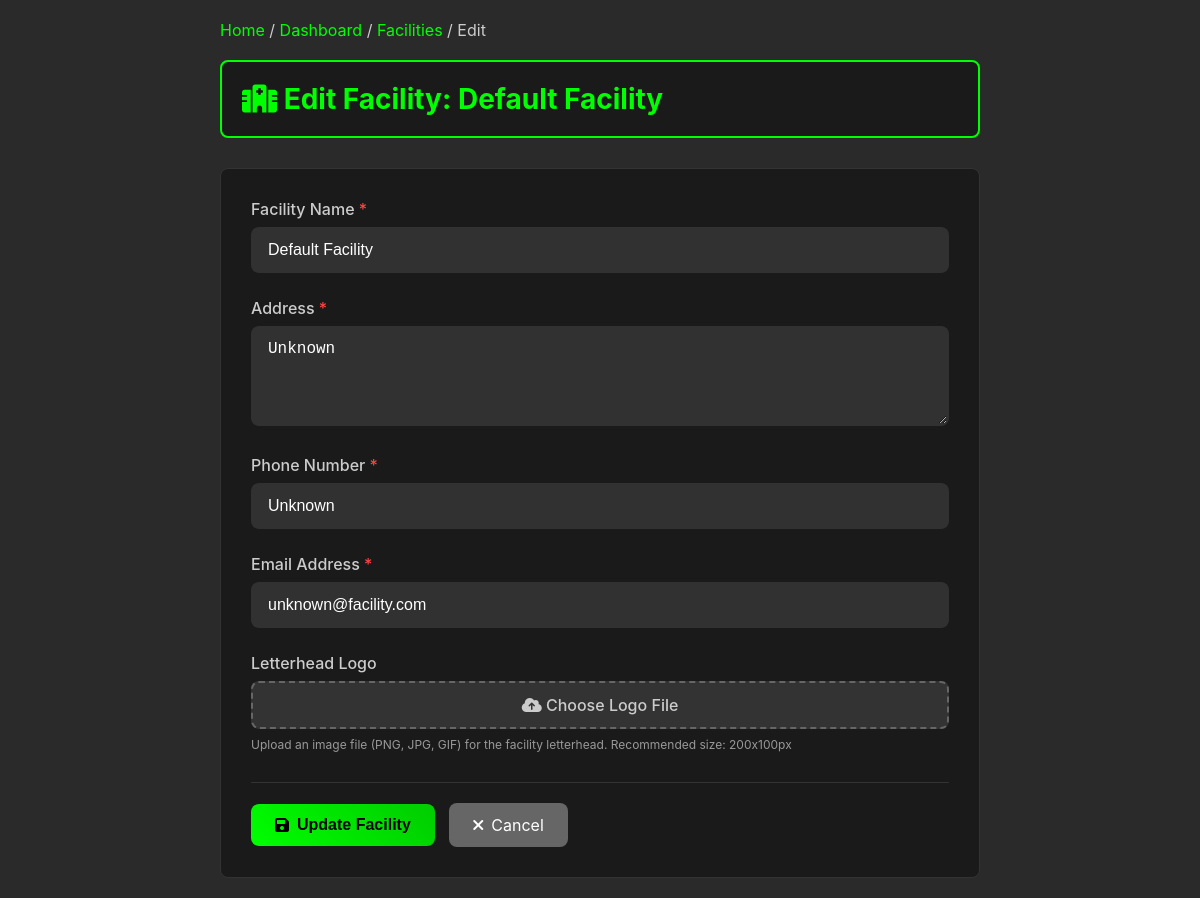
The page /viewer/admin/facilities/3/edit/ (signed in) on the database its author committed.
### viewer/models.py (models this page shows, shortened)
class Facility(models.Model):
    name = models.CharField(max_length=200)
    address = models.TextField()
    phone = models.CharField(max_length=20)
    email = models.EmailField()
    letterhead_logo = models.ImageField(upload_to='facility_logos/', null=True, blank=True)
    user = models.OneToOneField(User, on_delete=models.CASCADE, null=True, blank=True, related_name='facility')
    created_at = models.DateTimeField(auto_now_add=True)
    ae_title = models.CharField(max_length=16, unique=True, null=True, blank=True, help_text="DICOM AE Title automatically generated for this facility")
    dicom_port = models.IntegerField(unique=True, null=True, blank=True, help_text="DICOM C-STORE SCP port automatically assigned for this facility")
    class Meta:
        verbose_name_plural = "Facilities"
        ordering = ['name']

### viewer/views.py (the view, shortened to what this page needs)
# urls.py: path('admin/facilities/<int:pk>/edit/', views.FacilityUpdateView.as_view(), name='facility_edit'),
class FacilityUpdateView(AdminRequiredMixin, UpdateView):
    model = Facility
    template_name = 'admin/facility_form.html'
    fields = ['name', 'address', 'phone', 'email', 'letterhead_logo']
    success_url = reverse_lazy('viewer:facility_list')
    def get_context_data(self, **kwargs):
        context = super().get_context_data(**kwargs)
        context['is_create'] = False
        return context

### viewer/views.py (called while the page is built)
    def test_func(self):
        return self.request.user.is_superuser

### templates/admin/facility_form.html (shortened to what this page needs)
<!DOCTYPE html>
<html lang="en">
<head>
    <link rel="stylesheet" href="https://cdnjs.cloudflare.com/ajax/libs/font-awesome/6.0.0/css/all.min.css">
</head>
<body>
    <div class="admin-container">
        <div class="breadcrumbs">
            <a href="/">Home</a> / <a href="/home/">Dashboard</a> / <a href="{% url 'viewer:facility_list' %}">Facilities</a> /
            {% if object %}Edit{% else %}Add New{% endif %}
        </div>
        <div class="header">
            <h1>
                <i class="fas fa-hospital"></i>
                {% if object %}Edit Facility: {{ object.name }}{% else %}Add New Facility{% endif %}
            </h1>
        </div>
        <div class="form-container">
            <form method="post" enctype="multipart/form-data">
                <div class="form-group">
                    <label for="{{ form.name.id_for_label }}" class="required">Facility Name</label>
                    <input type="text"
                           name="{{ form.name.name }}"
                           id="{{ form.name.id_for_label }}"
                           class="form-control"
                           placeholder="Enter facility name"
                           value="{{ form.name.value|default:'' }}"
                           required>
                </div>
                <div class="form-group">
                    <label for="{{ form.address.id_for_label }}" class="required">Address</label>
                    <textarea name="{{ form.address.name }}"
                              id="{{ form.address.id_for_label }}"
                              class="form-control"
                              placeholder="Enter complete address including city, state, and ZIP code"
                              required>{{ form.address.value|default:'' }}</textarea>
                </div>
                <div class="form-group">
                    <label for="{{ form.phone.id_for_label }}" class="required">Phone Number</label>
                    <input type="tel"
                           name="{{ form.phone.name }}"
                           id="{{ form.phone.id_for_label }}"
                           class="form-control"
                           placeholder="(555) 123-4567"
                           value="{{ form.phone.value|default:'' }}"
                           required>
                </div>
                <div class="form-group">
                    <label for="{{ form.email.id_for_label }}" class="required">Email Address</label>
                    <input type="email"
                           name="{{ form.email.name }}"
                           id="{{ form.email.id_for_label }}"
                           class="form-control"
                           placeholder="contact@facility.com"
                           value="{{ form.email.value|default:'' }}"
                           required>
                </div>
                <div class="form-group">
                    <label for="{{ form.letterhead_logo.id_for_label }}">Letterhead Logo</label>
                    <div class="file-input-group">
                        <label for="{{ form.letterhead_logo.id_for_label }}" class="file-input-label">
                            <i class="fas fa-cloud-upload-alt"></i> Choose Logo File
                        </label>
                    </div>
                    <div class="helptext">Upload an image file (PNG, JPG, GIF) for the facility letterhead. Recommended size: 200x100px</div>
                </div>
                <div class="form-actions">
                    <button type="submit" class="btn btn-primary">
                        <i class="fas fa-save"></i>
                        {% if object %}Update Facility{% else %}Create Facility{% endif %}
                    </button>
                    <a href="{% url 'viewer:facility_list' %}" class="btn btn-secondary">
                        <i class="fas fa-times"></i> Cancel
                    </a>
                </div>
            </form>
        </div>
    </div>
</body>
</html>

### templates/admin/facility_form.html (style rules this page uses)
* { margin: 0; padding: 0; box-sizing: border-box; }
body { background-color: #2a2a2a; color: #e0e0e0; font-family: -apple-system, BlinkMacSystemFont, 'Segoe UI', Roboto, sans-serif; min-height: 100vh; }
.admin-container { max-width: 800px; margin: 0 auto; padding: 20px; }
.header { margin-bottom: 30px; padding: 20px; background: #1a1a1a; border-radius: 8px; border: 2px solid #00ff00; }
.header h1 { color: #00ff00; font-size: 28px; }
.breadcrumbs { margin-bottom: 20px; color: #ccc; }
.breadcrumbs a { color: #00ff00; text-decoration: none; }
.form-container { background: #1a1a1a; border-radius: 8px; padding: 30px; border: 1px solid #333; }
.form-group { margin-bottom: 25px; }
.form-group label { display: block; margin-bottom: 8px; color: #ccc; font-weight: 500; }
.form-group label.required:after { content: " *"; color: #ff4444; }
.form-control { width: 100%; padding: 12px 15px; background: rgba(255, 255, 255, 0.1); border: 2px solid transparent; border-radius: 8px; color: #fff; font-size: 16px; transition: all 0.3s ease; }
.form-control::placeholder { color: #999; }
textarea.form-control { min-height: 100px; resize: vertical; }
.file-input-group { position: relative; }
.file-input-label { display: inline-block; padding: 12px 20px; background: #333; border: 2px dashed #666; border-radius: 8px; cursor: pointer; transition: all 0.3s ease; text-align: center; width: 100%; }
.btn { padding: 12px 24px; border: none; border-radius: 8px; cursor: pointer; text-decoration: none; display: inline-flex; align-items: center; gap: 8px; font-size: 16px; transition: all 0.3s ease; margin-right: 10px; }
.btn-primary { background: linear-gradient(45deg, #00ff00, #00cc00); color: #000; font-weight: bold; }
.btn-secondary { background: #666; color: #fff; }
.form-actions { margin-top: 30px; padding-top: 20px; border-top: 1px solid #333; }
.helptext { font-size: 12px; color: #999; margin-top: 5px; }

### rows shown on the page
Facility: name "Default Facility", address "Unknown", phone "Unknown", email "unknown@facility.com"
